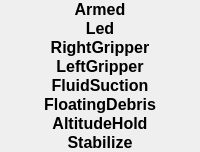
                  <widget class="QFrame" name="indicatorsFrame">
                   <property name="sizePolicy">
                    <sizepolicy hsizetype="Preferred" vsizetype="Expanding">
                     <horstretch>0</horstretch>
                     <verstretch>0</verstretch>
                    </sizepolicy>
                   </property>
                   <property name="styleSheet">
                    <string notr="true">QFrame{
	border-radius:5px;
}

</string>
                   </property>
                   <property name="frameShape">
                    <enum>QFrame::Shape::StyledPanel</enum>
                   </property>
                   <property name="frameShadow">
                    <enum>QFrame::Shadow::Raised</enum>
                   </property>
                   <layout class="QVBoxLayout" name="verticalLayout_4">
                    <property name="spacing">
                     <number>0</number>
                    </property>
                    <property name="leftMargin">
                     <number>0</number>
                    </property>
                    <property name="topMargin">
                     <number>0</number>
                    </property>
                    <property name="rightMargin">
                     <number>0</number>
                    </property>
                    <property name="bottomMargin">
                     <number>0</number>
                    </property>
                    <item>
                     <widget class="QFrame" name="armingFrame">
                      <property name="maximumSize">
                       <size>
                        <width>16777215</width>
                        <height>30</height>
                       </size>
                      </property>
                      <property name="frameShape">
                       <enum>QFrame::Shape::StyledPanel</enum>
                      </property>
                      <property name="frameShadow">
                       <enum>QFrame::Shadow::Raised</enum>
                      </property>
                      <layout class="QHBoxLayout" name="horizontalLayout_89">
                       <property name="spacing">
                        <number>0</number>
                       </property>
                       <property name="leftMargin">
                        <number>0</number>
                       </property>
                       <property name="topMargin">
                        <number>0</number>
                       </property>
                       <property name="rightMargin">
                        <number>0</number>
                       </property>
                       <property name="bottomMargin">
                        <number>0</number>
                       </property>
                       <item>
                        <widget class="QLabel" name="armingLabel">
                         <property name="font">
                          <font>
                           <pointsize>12</pointsize>
                           <bold>true</bold>
                          </font>
                         </property>
                         <property name="text">
                          <string>Armed</string>
                         </property>
                         <property name="alignment">
                          <set>Qt::AlignmentFlag::AlignCenter</set>
                         </property>
                        </widget>
                       </item>
                      </layout>
                     </widget>
                    </item>
                    <item>
                     <widget class="QFrame" name="ledFrame">
                      <property name="maximumSize">
                       <size>
                        <width>16777215</width>
                        <height>30</height>
                       </size>
                      </property>
                      <property name="frameShape">
                       <enum>QFrame::Shape::StyledPanel</enum>
                      </property>
                      <property name="frameShadow">
                       <enum>QFrame::Shadow::Raised</enum>
                      </property>
                      <layout class="QHBoxLayout" name="horizontalLayout_42">
                       <property name="spacing">
                        <number>0</number>
                       </property>
                       <property name="leftMargin">
                        <number>0</number>
                       </property>
                       <property name="topMargin">
                        <number>0</number>
                       </property>
                       <property name="rightMargin">
                        <number>0</number>
                       </property>
                       <property name="bottomMargin">
                        <number>0</number>
                       </property>
                       <item>
                        <widget class="QLabel" name="ledLabel">
                         <property name="maximumSize">
                          <size>
                           <width>16777215</width>
                           <height>30</height>
                          </size>
                         </property>
                         <property name="font">
                          <font>
                           <pointsize>12</pointsize>
                           <bold>true</bold>
                          </font>
                         </property>
                         <property name="styleSheet">
                          <string notr="true"/>
                         </property>
                         <property name="text">
                          <string>Led</string>
                         </property>
                         <property name="alignment">
                          <set>Qt::AlignmentFlag::AlignCenter</set>
                         </property>
                        </widget>
                       </item>
                      </layout>
                     </widget>
                    </item>
                    <item>
                     <widget class="QFrame" name="rightGripperFrame">
                      <property name="maximumSize">
                       <size>
                        <width>16777215</width>
                        <height>30</height>
                       </size>
                      </property>
                      <property name="frameShape">
                       <enum>QFrame::Shape::StyledPanel</enum>
                      </property>
                      <property name="frameShadow">
                       <enum>QFrame::Shadow::Raised</enum>
                      </property>
                      <layout class="QHBoxLayout" name="horizontalLayout_43">
                       <property name="spacing">
                        <number>0</number>
                       </property>
                       <property name="leftMargin">
                        <number>0</number>
                       </property>
                       <property name="topMargin">
                        <number>0</number>
                       </property>
                       <property name="rightMargin">
                        <number>0</number>
                       </property>
                       <property name="bottomMargin">
                        <number>0</number>
                       </property>
                       <item>
                        <widget class="QLabel" name="gripperLabel">
                         <property name="font">
                          <font>
                           <pointsize>12</pointsize>
                           <bold>true</bold>
                          </font>
                         </property>
                         <property name="text">
                          <string>RightGripper</string>
                         </property>
                         <property name="alignment">
                          <set>Qt::AlignmentFlag::AlignCenter</set>
                         </property>
                        </widget>
                       </item>
                      </layout>
                     </widget>
                    </item>
                    <item>
                     <widget class="QFrame" name="leftGripperFrame">
                      <property name="maximumSize">
                       <size>
                        <width>16777215</width>
                        <height>30</height>
                       </size>
                      </property>
                      <property name="frameShape">
                       <enum>QFrame::Shape::StyledPanel</enum>
                      </property>
                      <property name="frameShadow">
                       <enum>QFrame::Shadow::Raised</enum>
                      </property>
                      <layout class="QHBoxLayout" name="horizontalLayout_44">
                       <property name="spacing">
                        <number>0</number>
                       </property>
                       <property name="leftMargin">
                        <number>0</number>
                       </property>
                       <property name="topMargin">
                        <number>0</number>
                       </property>
                       <property name="rightMargin">
                        <number>0</number>
                       </property>
                       <property name="bottomMargin">
                        <number>0</number>
                       </property>
                       <item>
                        <widget class="QLabel" name="leftGripperLabel">
                         <property name="font">
                          <font>
                           <pointsize>12</pointsize>
                           <bold>true</bold>
                          </font>
                         </property>
                         <property name="text">
                          <string>LeftGripper</string>
                         </property>
                         <property name="alignment">
                          <set>Qt::AlignmentFlag::AlignCenter</set>
                         </property>
                        </widget>
                       </item>
                      </layout>
                     </widget>
                    </item>
                    <item>
                     <widget class="QFrame" name="fluidSuctionFrame">
                      <property name="maximumSize">
                       <size>
                        <width>16777215</width>
                        <height>30</height>
                       </size>
                      </property>
                      <property name="frameShape">
                       <enum>QFrame::Shape::StyledPanel</enum>
                      </property>
                      <property name="frameShadow">
                       <enum>QFrame::Shadow::Raised</enum>
                      </property>
                      <layout class="QHBoxLayout" name="horizontalLayout_45">
                       <property name="spacing">
                        <number>0</number>
                       </property>
                       <property name="leftMargin">
                        <number>0</number>
                       </property>
                       <property name="topMargin">
                        <number>0</number>
                       </property>
                       <property name="rightMargin">
                        <number>0</number>
                       </property>
                       <property name="bottomMargin">
                        <number>0</number>
                       </property>
                       <item>
                        <widget class="QLabel" name="fluidSuctionLabel">
                         <property name="font">
                          <font>
                           <pointsize>12</pointsize>
                           <bold>true</bold>
                          </font>
                         </property>
                         <property name="text">
                          <string>FluidSuction</string>
                         </property>
                         <property name="alignment">
                          <set>Qt::AlignmentFlag::AlignCenter</set>
                         </property>
                        </widget>
                       </item>
                      </layout>
                     </widget>
                    </item>
                    <item>
                     <widget class="QFrame" name="floatingDebrisFrame">
                      <property name="maximumSize">
                       <size>
                        <width>16777215</width>
                        <height>30</height>
                       </size>
                      </property>
                      <property name="frameShape">
                       <enum>QFrame::Shape::StyledPanel</enum>
                      </property>
                      <property name="frameShadow">
                       <enum>QFrame::Shadow::Raised</enum>
                      </property>
                      <layout class="QHBoxLayout" name="horizontalLayout_48">
                       <property name="spacing">
                        <number>0</number>
                       </property>
                       <property name="leftMargin">
                        <number>0</number>
                       </property>
                       <property name="topMargin">
                        <number>0</number>
                       </property>
                       <property name="rightMargin">
                        <number>0</number>
                       </property>
                       <property name="bottomMargin">
                        <number>0</number>
                       </property>
                       <item>
                        <widget class="QLabel" name="floatingDebrisLabel">
                         <property name="font">
                          <font>
                           <pointsize>12</pointsize>
                           <bold>true</bold>
                          </font>
                         </property>
                         <property name="text">
                          <string>FloatingDebris</string>
                         </property>
                         <property name="alignment">
                          <set>Qt::AlignmentFlag::AlignCenter</set>
                         </property>
                        </widget>
                       </item>
                      </layout>
                     </widget>
                    </item>
                    <item>
                     <widget class="QFrame" name="altitudeHoldFrame">
                      <property name="maximumSize">
                       <size>
                        <width>16777215</width>
                        <height>30</height>
                       </size>
                      </property>
                      <property name="frameShape">
                       <enum>QFrame::Shape::StyledPanel</enum>
                      </property>
                      <property name="frameShadow">
                       <enum>QFrame::Shadow::Raised</enum>
                      </property>
                      <layout class="QHBoxLayout" name="horizontalLayout_49">
                       <property name="spacing">
                        <number>0</number>
                       </property>
                       <property name="leftMargin">
                        <number>0</number>
                       </property>
                       <property name="topMargin">
                        <number>0</number>
                       </property>
                       <property name="rightMargin">
                        <number>0</number>
                       </property>
                       <property name="bottomMargin">
                        <number>0</number>
                       </property>
                       <item>
                        <widget class="QLabel" name="altitudeHoldLabel">
                         <property name="font">
                          <font>
                           <pointsize>12</pointsize>
                           <bold>true</bold>
                          </font>
                         </property>
                         <property name="text">
                          <string>AltitudeHold</string>
                         </property>
                         <property name="alignment">
                          <set>Qt::AlignmentFlag::AlignCenter</set>
                         </property>
                        </widget>
                       </item>
                      </layout>
                     </widget>
                    </item>
                    <item>
                     <widget class="QFrame" name="stabilizeFrame">
                      <property name="maximumSize">
                       <size>
                        <width>16777215</width>
                        <height>30</height>
                       </size>
                      </property>
                      <property name="frameShape">
                       <enum>QFrame::Shape::StyledPanel</enum>
                      </property>
                      <property name="frameShadow">
                       <enum>QFrame::Shadow::Raised</enum>
                      </property>
                      <layout class="QVBoxLayout" name="verticalLayout_10">
                       <property name="spacing">
                        <number>0</number>
                       </property>
                       <property name="leftMargin">
                        <number>0</number>
                       </property>
                       <property name="topMargin">
                        <number>0</number>
                       </property>
                       <property name="rightMargin">
                        <number>0</number>
                       </property>
                       <property name="bottomMargin">
                        <number>0</number>
                       </property>
                       <item>
                        <widget class="QLabel" name="stabilizeFrameLabel">
                         <property name="font">
                          <font>
                           <pointsize>12</pointsize>
                           <bold>true</bold>
                          </font>
                         </property>
                         <property name="styleSheet">
                          <string notr="true"/>
                         </property>
                         <property name="text">
                          <string>Stabilize</string>
                         </property>
                         <property name="alignment">
                          <set>Qt::AlignmentFlag::AlignCenter</set>
                         </property>
                        </widget>
                       </item>
                      </layout>
                     </widget>
                    </item>
                   </layout>
                  </widget>
